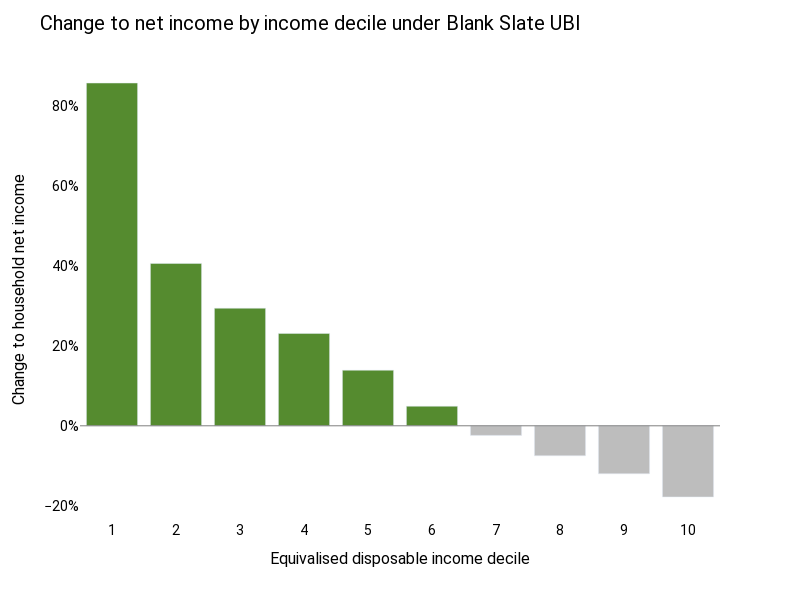

Notebook code for this chart:
### Code cell
format_fig(plotly_json_to_fig(charts["rel_income_decile_chart"]).update_layout(
    title="Change to net income by income decile under Blank Slate UBI",
))

### Figure 1 — Plotly figure (JSON) as saved in the notebook; plotly's stock layout.template omitted (floating-point values rounded to 4 significant figures)
{"data": [{"alignmentgroup": "True", "hovertemplate": "Decile=%{x}<br>Relative change=%{y}<extra></extra>", "legendgroup": "", "marker": {"color": ["#558B2F", "#558B2F", "#558B2F", "#558B2F", "#558B2F", "#558B2F", "#BDBDBD", "#BDBDBD", "#BDBDBD", "#BDBDBD"], "pattern": {"shape": ""}}, "name": "", "offsetgroup": "", "orientation": "v", "showlegend": false, "textposition": "auto", "type": "bar", "x": [1, 2, 3, 4, 5, 6, 7, 8, 9, 10], "xaxis": "x", "y": [0.857, 0.406, 0.294, 0.231, 0.139, 0.049, -0.024, -0.075, -0.12, -0.178], "yaxis": "y"}], "layout": {"barmode": "relative", "font": {"color": "Black", "family": "Roboto"}, "height": 600, "hoverlabel": {"align": "right", "font": {"family": "Ubuntu"}}, "legend": {"tracegroupgap": 0}, "margin": {"t": 60}, "paper_bgcolor": "white", "plot_bgcolor": "white", "shapes": [{"line": {"color": "grey", "width": 1}, "type": "line", "x0": 0, "x1": 1, "xref": "paper", "y0": 0, "y1": 0, "yref": "y"}], "showlegend": false, "title": {"font": {"size": 20}, "text": "Change to net income by income decile under Blank Slate UBI"}, "width": 800, "xaxis": {"anchor": "y", "domain": [0, 1], "tickfont": {"size": 14}, "tickvals": [1, 2, 3, 4, 5, 6, 7, 8, 9, 10], "title": {"font": {"color": "black", "size": 16}, "text": "Equivalised disposable income decile"}}, "yaxis": {"anchor": "x", "domain": [0, 1], "tickfont": {"size": 14}, "tickformat": ",~%", "tickprefix": "", "title": {"font": {"color": "black", "size": 16}, "text": "Change to household net income"}}}}
